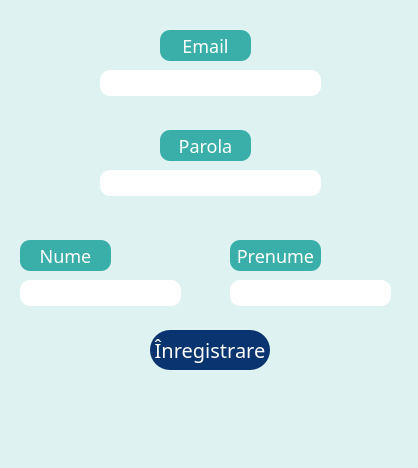
<?xml version="1.0" encoding="UTF-8"?>
<ui version="4.0">
 <class>InregistrareAngajat</class>
 <widget class="QDialog" name="InregistrareAngajat">
  <property name="geometry">
   <rect>
    <x>0</x>
    <y>0</y>
    <width>418</width>
    <height>468</height>
   </rect>
  </property>
  <property name="windowTitle">
   <string>Dialog</string>
  </property>
  <property name="styleSheet">
   <string notr="true">background-color: rgb(222, 242, 241);</string>
  </property>
  <widget class="QLineEdit" name="lineEdit_2">
   <property name="geometry">
    <rect>
     <x>230</x>
     <y>280</y>
     <width>161</width>
     <height>26</height>
    </rect>
   </property>
   <property name="styleSheet">
    <string notr="true">background-color: white;
border-radius: 10px;</string>
   </property>
  </widget>
  <widget class="QLabel" name="label_2">
   <property name="geometry">
    <rect>
     <x>230</x>
     <y>240</y>
     <width>91</width>
     <height>31</height>
    </rect>
   </property>
   <property name="font">
    <font>
     <pointsize>-1</pointsize>
     <italic>false</italic>
     <bold>false</bold>
     <underline>false</underline>
     <strikeout>false</strikeout>
     <kerning>true</kerning>
    </font>
   </property>
   <property name="styleSheet">
    <string notr="true">background-color: rgb(58, 175, 169);
color: white;
border-radius: 10px;
font: Times New Roman;
font-size: 18px;</string>
   </property>
   <property name="text">
    <string>Prenume</string>
   </property>
   <property name="alignment">
    <set>Qt::AlignCenter</set>
   </property>
  </widget>
  <widget class="QLineEdit" name="lineEdit_4">
   <property name="geometry">
    <rect>
     <x>100</x>
     <y>170</y>
     <width>221</width>
     <height>26</height>
    </rect>
   </property>
   <property name="styleSheet">
    <string notr="true">background-color: white;
border-radius: 10px;</string>
   </property>
  </widget>
  <widget class="QLineEdit" name="lineEdit_3">
   <property name="geometry">
    <rect>
     <x>100</x>
     <y>70</y>
     <width>221</width>
     <height>26</height>
    </rect>
   </property>
   <property name="styleSheet">
    <string notr="true">background-color: white;
border-radius: 10px;</string>
   </property>
  </widget>
  <widget class="QLineEdit" name="lineEdit">
   <property name="geometry">
    <rect>
     <x>20</x>
     <y>280</y>
     <width>161</width>
     <height>26</height>
    </rect>
   </property>
   <property name="styleSheet">
    <string notr="true">background-color: white;
border-radius: 10px;</string>
   </property>
  </widget>
  <widget class="QPushButton" name="pushButton_5">
   <property name="geometry">
    <rect>
     <x>150</x>
     <y>330</y>
     <width>120</width>
     <height>40</height>
    </rect>
   </property>
   <property name="font">
    <font>
     <pointsize>-1</pointsize>
     <italic>false</italic>
     <bold>false</bold>
    </font>
   </property>
   <property name="cursor">
    <cursorShape>PointingHandCursor</cursorShape>
   </property>
   <property name="styleSheet">
    <string notr="true">background-color: rgb(9, 52, 111);
color: white;
font-size: 20px;
border-style: outset;
border-radius: 20px;
font: Times New Roman;</string>
   </property>
   <property name="text">
    <string>Înregistrare</string>
   </property>
  </widget>
  <widget class="QLabel" name="label_3">
   <property name="geometry">
    <rect>
     <x>20</x>
     <y>240</y>
     <width>91</width>
     <height>31</height>
    </rect>
   </property>
   <property name="font">
    <font>
     <pointsize>-1</pointsize>
     <italic>false</italic>
     <bold>false</bold>
     <underline>false</underline>
     <strikeout>false</strikeout>
     <kerning>true</kerning>
    </font>
   </property>
   <property name="styleSheet">
    <string notr="true">background-color: rgb(58, 175, 169);
color: white;
border-radius: 10px;
font: Times New Roman;
font-size: 18px;</string>
   </property>
   <property name="text">
    <string>Nume</string>
   </property>
   <property name="alignment">
    <set>Qt::AlignCenter</set>
   </property>
  </widget>
  <widget class="QLabel" name="label_4">
   <property name="geometry">
    <rect>
     <x>160</x>
     <y>130</y>
     <width>91</width>
     <height>31</height>
    </rect>
   </property>
   <property name="font">
    <font>
     <pointsize>-1</pointsize>
     <italic>false</italic>
     <bold>false</bold>
     <underline>false</underline>
     <strikeout>false</strikeout>
     <kerning>true</kerning>
    </font>
   </property>
   <property name="styleSheet">
    <string notr="true">background-color: rgb(58, 175, 169);
color: white;
border-radius: 10px;
font: Times New Roman;
font-size: 18px;</string>
   </property>
   <property name="text">
    <string>Parola</string>
   </property>
   <property name="alignment">
    <set>Qt::AlignCenter</set>
   </property>
  </widget>
  <widget class="QLabel" name="label_5">
   <property name="geometry">
    <rect>
     <x>160</x>
     <y>30</y>
     <width>91</width>
     <height>31</height>
    </rect>
   </property>
   <property name="font">
    <font>
     <pointsize>-1</pointsize>
     <italic>false</italic>
     <bold>false</bold>
     <underline>false</underline>
     <strikeout>false</strikeout>
     <kerning>true</kerning>
    </font>
   </property>
   <property name="styleSheet">
    <string notr="true">background-color: rgb(58, 175, 169);
color: white;
border-radius: 10px;
font: Times New Roman;
font-size: 18px;</string>
   </property>
   <property name="text">
    <string>Email</string>
   </property>
   <property name="alignment">
    <set>Qt::AlignCenter</set>
   </property>
  </widget>
  <widget class="QLabel" name="label">
   <property name="geometry">
    <rect>
     <x>140</x>
     <y>390</y>
     <width>171</width>
     <height>61</height>
    </rect>
   </property>
   <property name="text">
    <string/>
   </property>
   <property name="pixmap">
    <pixmap>../PROIECT/logo_mic.png</pixmap>
   </property>
  </widget>
 </widget>
 <resources/>
 <connections/>
</ui>
